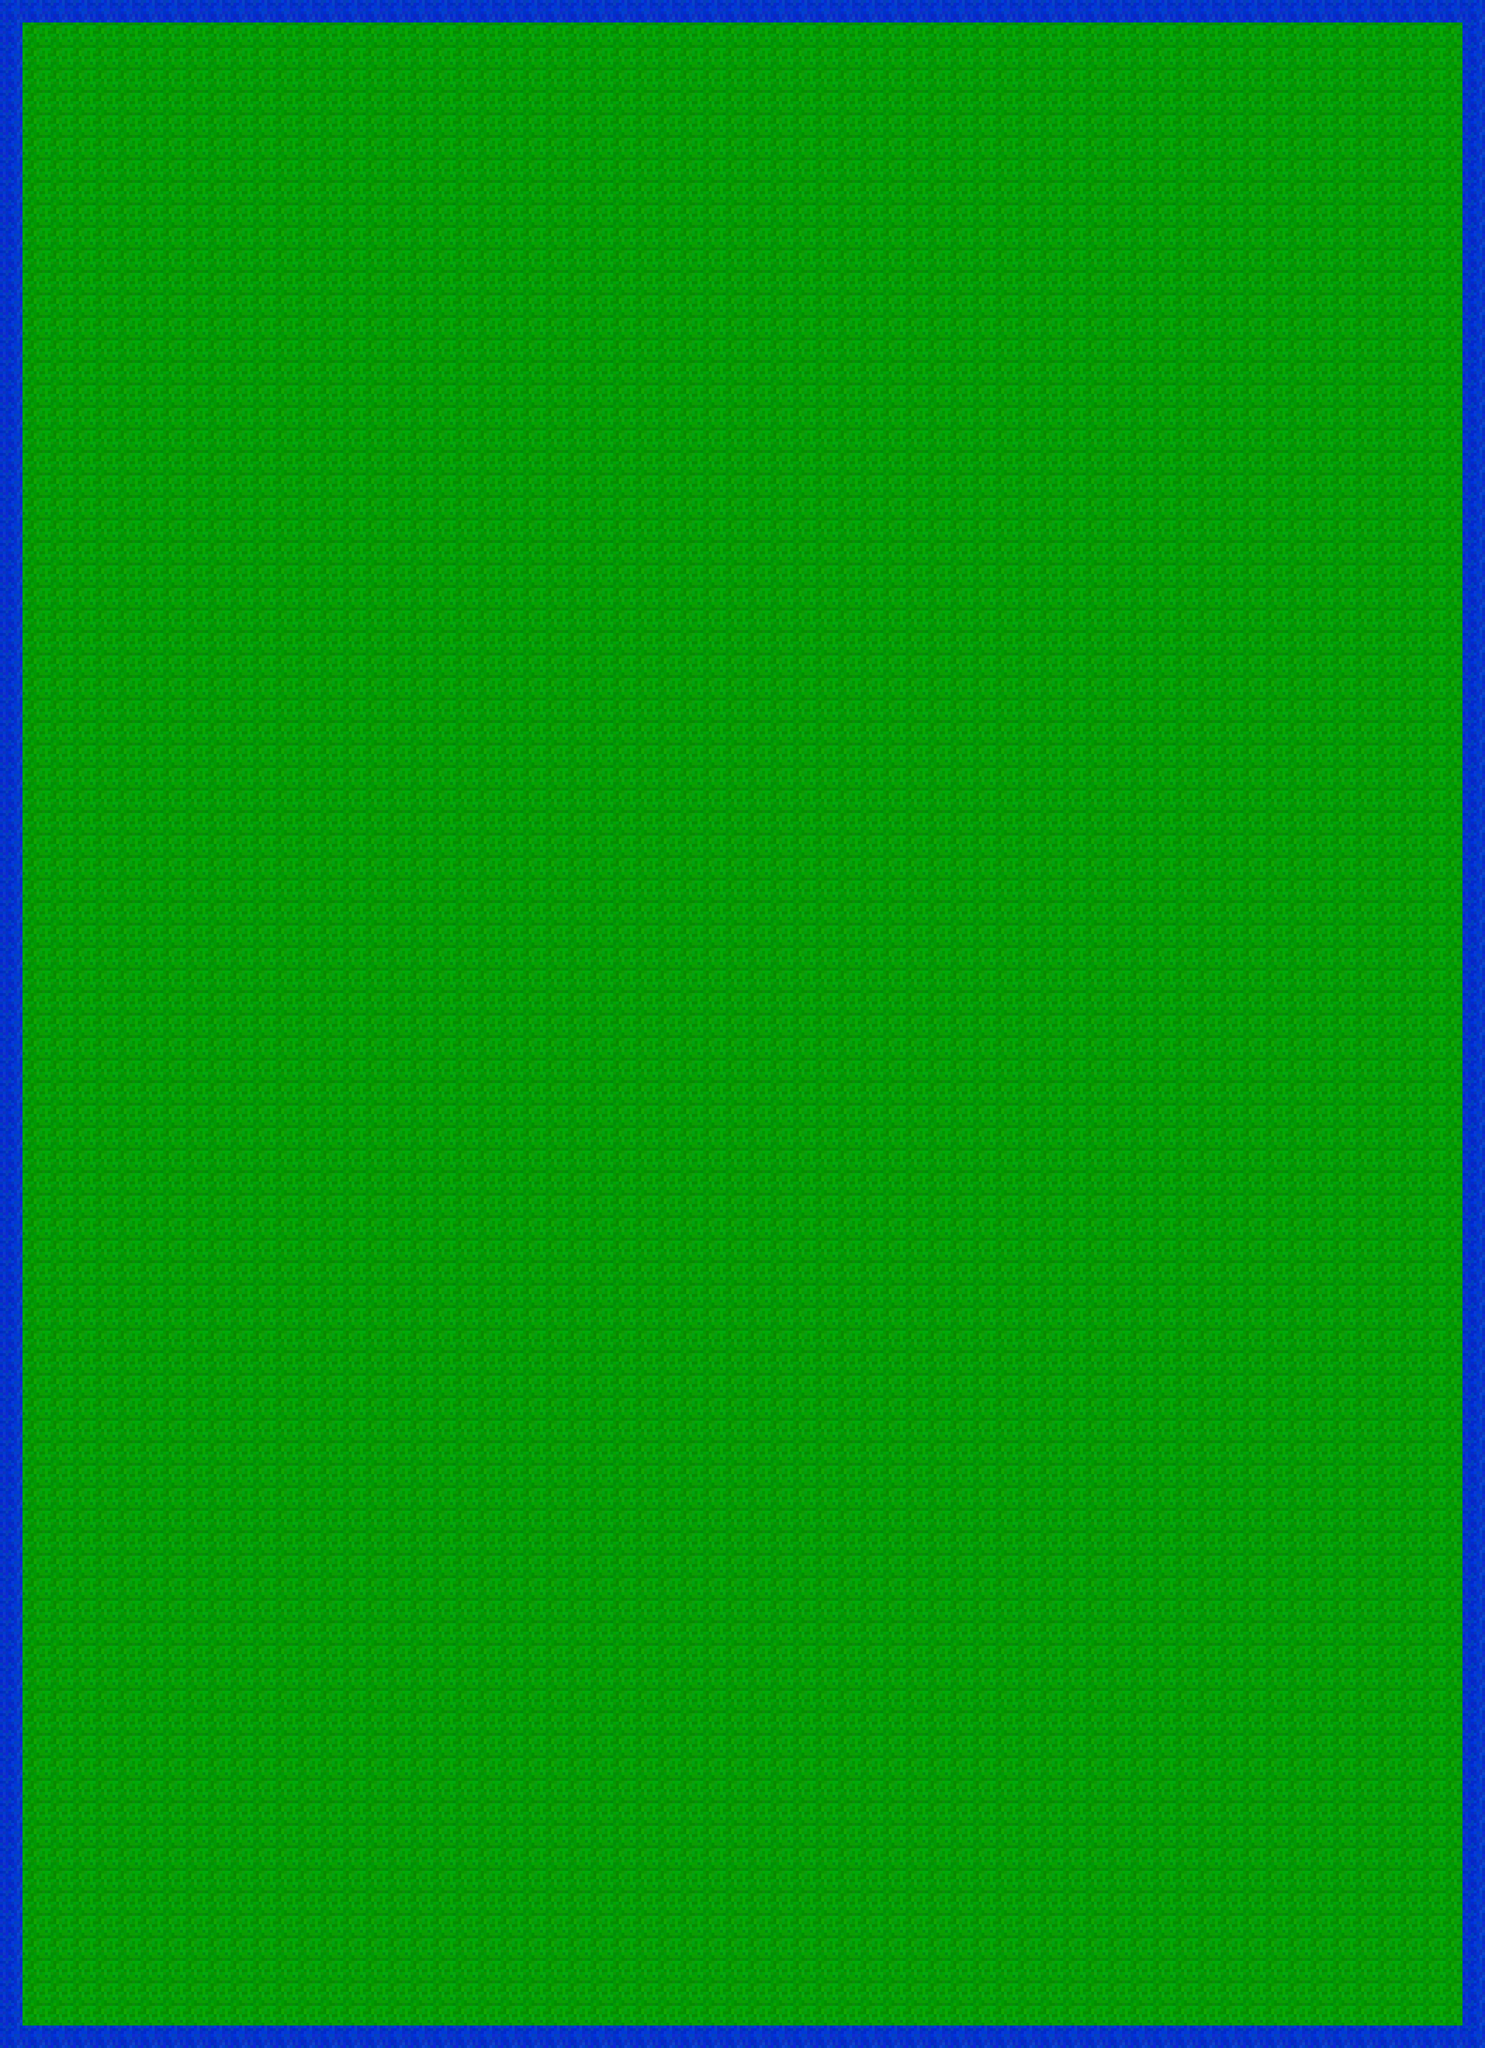

A 2D game scene composited from a Tiled map and its tileset images. What follows is a short description and the map's XML, with each tile layer's data collapsed to a summary:
An orthogonal 66x91 tile map with 32x32 px tiles, 2 tile layers (ground, objects) and 228 objects.

<map version="1.0" orientation="orthogonal" renderorder="right-down" width="66" height="91" tilewidth="32" tileheight="32" nextobjectid="404">
 <tileset firstgid="1" name="tileset" tilewidth="32" tileheight="32">
  <image source="tileset.png" width="2048" height="2048" />
  <tile id="0">
   <properties>
    <property name="walkable" value="" />
   </properties>
  </tile>
  <tile id="4">
   <properties>
    <property name="walkable" value="" />
   </properties>
  </tile>
  <tile id="65">
   <properties>
    <property name="walkable" value="SS" />
   </properties>
  </tile>
  <tile id="66">
   <properties>
    <property name="walkable" value="" />
   </properties>
  </tile>
 </tileset>
 <layer name="ground" width="66" height="91" opacity="0.96">
  <data>[6006 cells, 0 non-empty, 0 distinct tile ids]</data>
 </layer>
 <layer name="objects" width="66" height="91">
  <data>[6006 cells, 6006 non-empty, 2 distinct tile ids]</data>
 </layer>
 <objectgroup name="spawns">
  <object id="119" x="512" y="256">
   <properties>
    <property name="team" value="0" />
   </properties>
  </object>
  <object id="120" x="288" y="448">
   <properties>
    <property name="team" value="0" />
   </properties>
  </object>
  <object id="121" x="128" y="320">
   <properties>
    <property name="team" value="0" />
   </properties>
  </object>
  <object id="122" x="160" y="384">
   <properties>
    <property name="team" value="0" />
   </properties>
  </object>
  <object id="123" x="512" y="320">
   <properties>
    <property name="team" value="0" />
   </properties>
  </object>
  <object id="124" x="352" y="128">
   <properties>
    <property name="team" value="0" />
   </properties>
  </object>
  <object id="125" x="288" y="128">
   <properties>
    <property name="team" value="0" />
   </properties>
  </object>
  <object id="126" x="416" y="160">
   <properties>
    <property name="team" value="0" />
   </properties>
  </object>
  <object id="127" x="416" y="416">
   <properties>
    <property name="team" value="0" />
   </properties>
  </object>
  <object id="128" x="480" y="384">
   <properties>
    <property name="team" value="0" />
   </properties>
  </object>
  <object id="129" x="128" y="256">
   <properties>
    <property name="team" value="0" />
   </properties>
  </object>
  <object id="130" x="352" y="448">
   <properties>
    <property name="team" value="0" />
   </properties>
  </object>
  <object id="131" x="224" y="160">
   <properties>
    <property name="team" value="0" />
   </properties>
  </object>
  <object id="132" x="480" y="192">
   <properties>
    <property name="team" value="0" />
   </properties>
  </object>
  <object id="133" x="224" y="416">
   <properties>
    <property name="team" value="0" />
   </properties>
  </object>
  <object id="134" x="160" y="192">
   <properties>
    <property name="team" value="0" />
   </properties>
  </object>
  <object id="183" x="1216" y="384">
   <properties>
    <property name="team" value="0" />
   </properties>
  </object>
  <object id="184" x="1024" y="128">
   <properties>
    <property name="team" value="0" />
   </properties>
  </object>
  <object id="185" x="1152" y="160">
   <properties>
    <property name="team" value="0" />
   </properties>
  </object>
  <object id="186" x="1088" y="448">
   <properties>
    <property name="team" value="0" />
   </properties>
  </object>
  <object id="187" x="1152" y="416">
   <properties>
    <property name="team" value="0" />
   </properties>
  </object>
  <object id="188" x="1024" y="448">
   <properties>
    <property name="team" value="0" />
   </properties>
  </object>
  <object id="189" x="896" y="192">
   <properties>
    <property name="team" value="0" />
   </properties>
  </object>
  <object id="190" x="864" y="320">
   <properties>
    <property name="team" value="0" />
   </properties>
  </object>
  <object id="191" x="960" y="160">
   <properties>
    <property name="team" value="0" />
   </properties>
  </object>
  <object id="192" x="1248" y="256">
   <properties>
    <property name="team" value="0" />
   </properties>
  </object>
  <object id="193" x="960" y="416">
   <properties>
    <property name="team" value="0" />
   </properties>
  </object>
  <object id="194" x="864" y="256">
   <properties>
    <property name="team" value="0" />
   </properties>
  </object>
  <object id="195" x="1216" y="192">
   <properties>
    <property name="team" value="0" />
   </properties>
  </object>
  <object id="196" x="896" y="384">
   <properties>
    <property name="team" value="0" />
   </properties>
  </object>
  <object id="197" x="1248" y="320">
   <properties>
    <property name="team" value="0" />
   </properties>
  </object>
  <object id="198" x="1088" y="128">
   <properties>
    <property name="team" value="0" />
   </properties>
  </object>
  <object id="199" x="1952" y="384">
   <properties>
    <property name="team" value="0" />
   </properties>
  </object>
  <object id="200" x="1760" y="128">
   <properties>
    <property name="team" value="0" />
   </properties>
  </object>
  <object id="201" x="1888" y="160">
   <properties>
    <property name="team" value="0" />
   </properties>
  </object>
  <object id="202" x="1824" y="448">
   <properties>
    <property name="team" value="0" />
   </properties>
  </object>
  <object id="203" x="1888" y="416">
   <properties>
    <property name="team" value="0" />
   </properties>
  </object>
  <object id="204" x="1760" y="448">
   <properties>
    <property name="team" value="0" />
   </properties>
  </object>
  <object id="205" x="1632" y="192">
   <properties>
    <property name="team" value="0" />
   </properties>
  </object>
  <object id="206" x="1600" y="320">
   <properties>
    <property name="team" value="0" />
   </properties>
  </object>
  <object id="207" x="1696" y="160">
   <properties>
    <property name="team" value="0" />
   </properties>
  </object>
  <object id="208" x="1984" y="256">
   <properties>
    <property name="team" value="0" />
   </properties>
  </object>
  <object id="209" x="1696" y="416">
   <properties>
    <property name="team" value="0" />
   </properties>
  </object>
  <object id="210" x="1600" y="256">
   <properties>
    <property name="team" value="0" />
   </properties>
  </object>
  <object id="211" x="1952" y="192">
   <properties>
    <property name="team" value="0" />
   </properties>
  </object>
  <object id="212" x="1632" y="384">
   <properties>
    <property name="team" value="0" />
   </properties>
  </object>
  <object id="213" x="1984" y="320">
   <properties>
    <property name="team" value="0" />
   </properties>
  </object>
  <object id="214" x="1824" y="128">
   <properties>
    <property name="team" value="0" />
   </properties>
  </object>
  <object id="215" x="224" y="2784">
   <properties>
    <property name="team" value="1" />
   </properties>
  </object>
  <object id="216" x="416" y="2784">
   <properties>
    <property name="team" value="1" />
   </properties>
  </object>
  <object id="217" x="224" y="2528">
   <properties>
    <property name="team" value="1" />
   </properties>
  </object>
  <object id="218" x="288" y="2496">
   <properties>
    <property name="team" value="1" />
   </properties>
  </object>
  <object id="219" x="416" y="2528">
   <properties>
    <property name="team" value="1" />
   </properties>
  </object>
  <object id="220" x="160" y="2752">
   <properties>
    <property name="team" value="1" />
   </properties>
  </object>
  </objectgroup>
 <objectgroup name="collision" />
</map>
<!-- 174 of 228 objects omitted -->